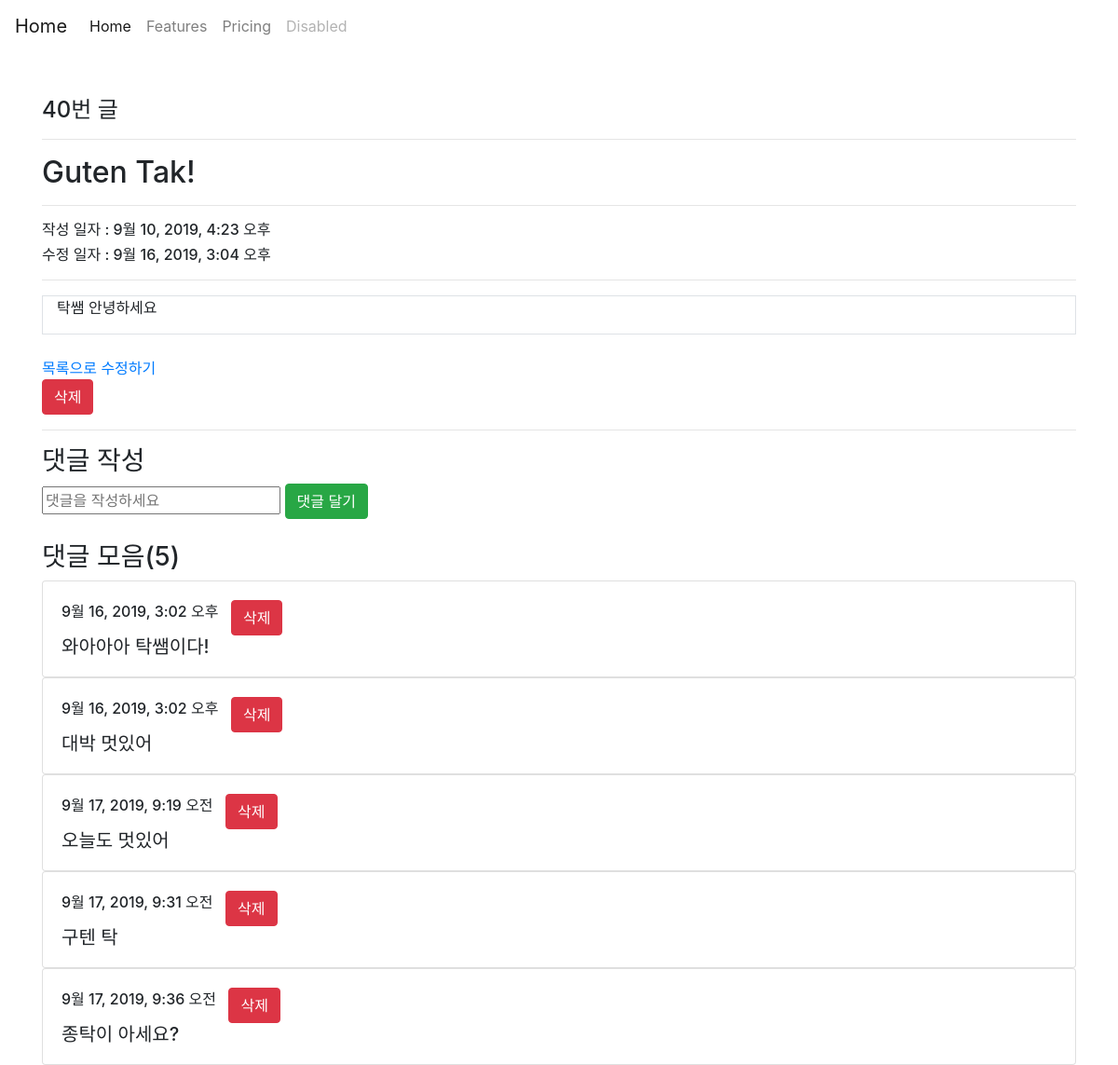
Screenshot of /articles/40/ with the database file from the repository.
### articles/models.py (models this page shows, shortened)
class Article(models.Model):
    title = models.CharField(max_length=10)
    content = models.TextField()
    created_at = models.DateTimeField(auto_now_add=True)
    updated_at = models.DateTimeField(auto_now=True)

class Comment(models.Model):
    content = models.CharField(max_length=140)
    created_at = models.DateTimeField(auto_now_add=True)
    article = models.ForeignKey(Article, on_delete=models.CASCADE)

### articles/views.py (the view)
# urls.py: path('<int:article_pk>/', views.detail, name='detail'),
def detail(request, article_pk):
    article = Article.objects.get(pk=article_pk)
    comments = article.comment_set.all()
    context = {
        'article': article,
        'comments': comments,
        'count': comments.count(),
    }
    return render(request, 'articles/detail.html', context)

### articles/templates/articles/detail.html (shortened to what this page needs)
{% extends 'articles/base.html' %}
{% block body %}
<h4>{{ article.id }}번 글</h4>
<hr>
<h2>{{ article.title }}
</h2>
<hr>
<h6>작성 일자 : {{ article.created_at }}</h6>
<h6>수정 일자 : {{ article.updated_at }}</h6>
<hr>
<div class="container border border-muted">
  <p>{{ article.content }}</p>
</div>
<br>
<a href="{% url 'articles:index' %}">목록으로</a>
<a href="{% url 'articles:update' article.pk %}">수정하기</a>
<form action="{% url 'articles:delete' article.pk %}" method="POST"
  onclick="return confirm('Do you want to delete it?')">
  <input class="btn btn-danger" type="submit" value="삭제">
</form>
<hr>
<h3>댓글 작성</h3>
<form action="{% url 'articles:comment_create' article.pk %}" method="POST">
  <input type="text" name="comment" placeholder="댓글을 작성하세요">
  <input type="submit" value="댓글 달기" class="btn btn-success">
</form>
<br>
<h3>댓글 모음({{count}})</h3>
{% for comment in comments %}
<div class="card">
  <div class="card-body">
    <div class="form-inline">
    <h6 class="card-title">{{ comment.created_at }}</h6> &nbsp;&nbsp;&nbsp;
    <form action="{% url 'articles:comment_delete' article.pk comment.pk %}" method="POST">
      <input type="submit" value="삭제" class="btn btn-danger">
    </form>
    </div>
    <h5 class="card-text">{{ comment.content }}</h5>
  </div>
</div>
{% endfor %}
{% endblock %}

### rows the page displays
Article: id "40", title "Guten Tak!", created_at "9월 10, 2019, 4:23 오후", updated_at "9월 16, 2019, 3:04 오후", content "탁쌤 안녕하세요"
Comment: created_at "9월 16, 2019, 3:02 오후", content "와아아아 탁쌤이다!"
Comment: created_at "9월 16, 2019, 3:02 오후", content "대박 멋있어"
Comment: created_at "9월 17, 2019, 9:19 오전", content "오늘도 멋있어"
Comment: created_at "9월 17, 2019, 9:31 오전", content "구텐 탁"
Comment: created_at "9월 17, 2019, 9:36 오전", content "종탁이 아세요?"

### other values shown
{{ count }} "5"
